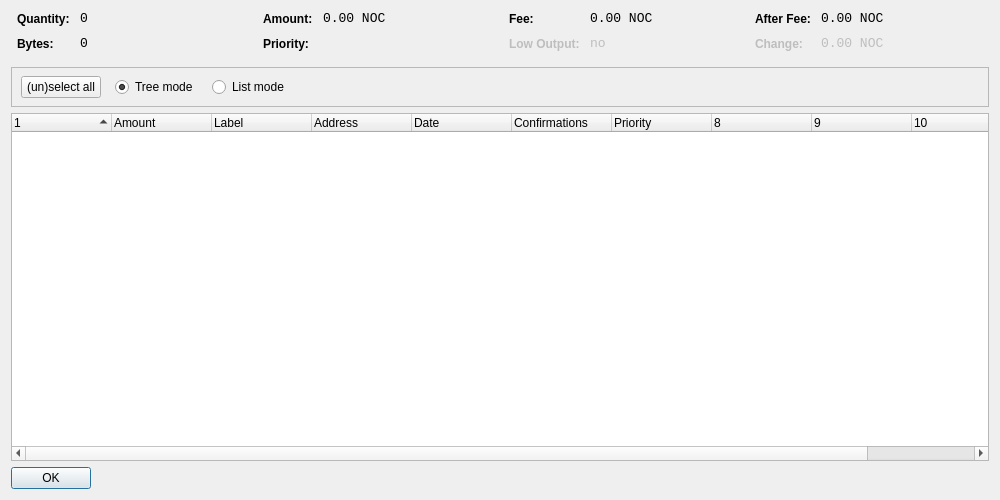
<?xml version="1.0" encoding="UTF-8"?>
<ui version="4.0">
 <class>CoinControlDialog</class>
 <widget class="QDialog" name="CoinControlDialog">
  <property name="geometry">
   <rect>
    <x>0</x>
    <y>0</y>
    <width>1000</width>
    <height>500</height>
   </rect>
  </property>
  <property name="windowTitle">
   <string>Coin Control</string>
  </property>
  <layout class="QVBoxLayout" name="verticalLayout">
   <item>
    <layout class="QHBoxLayout" name="horizontalLayoutTop" stretch="0,0,0,0">
     <property name="topMargin">
      <number>0</number>
     </property>
     <property name="bottomMargin">
      <number>10</number>
     </property>
     <item>
      <layout class="QFormLayout" name="formLayoutCoinControl1">
       <property name="horizontalSpacing">
        <number>10</number>
       </property>
       <property name="verticalSpacing">
        <number>10</number>
       </property>
       <property name="leftMargin">
        <number>6</number>
       </property>
       <property name="rightMargin">
        <number>6</number>
       </property>
       <item row="0" column="0">
        <widget class="QLabel" name="labelCoinControlQuantityText">
         <property name="styleSheet">
          <string notr="true">font-weight:bold;</string>
         </property>
         <property name="text">
          <string>Quantity:</string>
         </property>
        </widget>
       </item>
       <item row="0" column="1">
        <widget class="QLabel" name="labelCoinControlQuantity">
         <property name="font">
          <font>
           <family>Monospace</family>
           <pointsize>10</pointsize>
          </font>
         </property>
         <property name="cursor">
          <cursorShape>IBeamCursor</cursorShape>
         </property>
         <property name="contextMenuPolicy">
          <enum>Qt::ActionsContextMenu</enum>
         </property>
         <property name="text">
          <string notr="true">0</string>
         </property>
         <property name="textInteractionFlags">
          <set>Qt::LinksAccessibleByMouse|Qt::TextSelectableByKeyboard|Qt::TextSelectableByMouse</set>
         </property>
        </widget>
       </item>
       <item row="1" column="0">
        <widget class="QLabel" name="labelCoinControlBytesText">
         <property name="styleSheet">
          <string notr="true">font-weight:bold;</string>
         </property>
         <property name="text">
          <string>Bytes:</string>
         </property>
        </widget>
       </item>
       <item row="1" column="1">
        <widget class="QLabel" name="labelCoinControlBytes">
         <property name="font">
          <font>
           <family>Monospace</family>
           <pointsize>10</pointsize>
          </font>
         </property>
         <property name="cursor">
          <cursorShape>IBeamCursor</cursorShape>
         </property>
         <property name="contextMenuPolicy">
          <enum>Qt::ActionsContextMenu</enum>
         </property>
         <property name="text">
          <string notr="true">0</string>
         </property>
         <property name="textInteractionFlags">
          <set>Qt::LinksAccessibleByMouse|Qt::TextSelectableByKeyboard|Qt::TextSelectableByMouse</set>
         </property>
        </widget>
       </item>
      </layout>
     </item>
     <item>
      <layout class="QFormLayout" name="formLayoutCoinControl2">
       <property name="horizontalSpacing">
        <number>10</number>
       </property>
       <property name="verticalSpacing">
        <number>10</number>
       </property>
       <property name="leftMargin">
        <number>6</number>
       </property>
       <property name="rightMargin">
        <number>6</number>
       </property>
       <item row="0" column="0">
        <widget class="QLabel" name="labelCoinControlAmountText">
         <property name="styleSheet">
          <string notr="true">font-weight:bold;</string>
         </property>
         <property name="text">
          <string>Amount:</string>
         </property>
        </widget>
       </item>
       <item row="0" column="1">
        <widget class="QLabel" name="labelCoinControlAmount">
         <property name="font">
          <font>
           <family>Monospace</family>
           <pointsize>10</pointsize>
          </font>
         </property>
         <property name="cursor">
          <cursorShape>IBeamCursor</cursorShape>
         </property>
         <property name="contextMenuPolicy">
          <enum>Qt::ActionsContextMenu</enum>
         </property>
         <property name="text">
          <string notr="true">0.00 NOC</string>
         </property>
         <property name="textInteractionFlags">
          <set>Qt::LinksAccessibleByMouse|Qt::TextSelectableByKeyboard|Qt::TextSelectableByMouse</set>
         </property>
        </widget>
       </item>
       <item row="1" column="0">
        <widget class="QLabel" name="labelCoinControlPriorityText">
         <property name="styleSheet">
          <string notr="true">font-weight:bold;</string>
         </property>
         <property name="text">
          <string>Priority:</string>
         </property>
        </widget>
       </item>
       <item row="1" column="1">
        <widget class="QLabel" name="labelCoinControlPriority">
         <property name="font">
          <font>
           <family>Monospace</family>
           <pointsize>10</pointsize>
          </font>
         </property>
         <property name="cursor">
          <cursorShape>IBeamCursor</cursorShape>
         </property>
         <property name="contextMenuPolicy">
          <enum>Qt::ActionsContextMenu</enum>
         </property>
         <property name="text">
          <string/>
         </property>
         <property name="textInteractionFlags">
          <set>Qt::LinksAccessibleByMouse|Qt::TextSelectableByKeyboard|Qt::TextSelectableByMouse</set>
         </property>
        </widget>
       </item>
      </layout>
     </item>
     <item>
      <layout class="QFormLayout" name="formLayoutCoinControl3">
       <property name="horizontalSpacing">
        <number>10</number>
       </property>
       <property name="verticalSpacing">
        <number>10</number>
       </property>
       <property name="leftMargin">
        <number>6</number>
       </property>
       <property name="rightMargin">
        <number>6</number>
       </property>
       <item row="0" column="0">
        <widget class="QLabel" name="labelCoinControlFeeText">
         <property name="styleSheet">
          <string notr="true">font-weight:bold;</string>
         </property>
         <property name="text">
          <string>Fee:</string>
         </property>
        </widget>
       </item>
       <item row="0" column="1">
        <widget class="QLabel" name="labelCoinControlFee">
         <property name="font">
          <font>
           <family>Monospace</family>
           <pointsize>10</pointsize>
          </font>
         </property>
         <property name="cursor">
          <cursorShape>IBeamCursor</cursorShape>
         </property>
         <property name="contextMenuPolicy">
          <enum>Qt::ActionsContextMenu</enum>
         </property>
         <property name="text">
          <string notr="true">0.00 NOC</string>
         </property>
         <property name="textInteractionFlags">
          <set>Qt::LinksAccessibleByMouse|Qt::TextSelectableByKeyboard|Qt::TextSelectableByMouse</set>
         </property>
        </widget>
       </item>
       <item row="1" column="0">
        <widget class="QLabel" name="labelCoinControlLowOutputText">
         <property name="enabled">
          <bool>false</bool>
         </property>
         <property name="styleSheet">
          <string notr="true">font-weight:bold;</string>
         </property>
         <property name="text">
          <string>Low Output:</string>
         </property>
        </widget>
       </item>
       <item row="1" column="1">
        <widget class="QLabel" name="labelCoinControlLowOutput">
         <property name="enabled">
          <bool>false</bool>
         </property>
         <property name="font">
          <font>
           <family>Monospace</family>
           <pointsize>10</pointsize>
          </font>
         </property>
         <property name="cursor">
          <cursorShape>IBeamCursor</cursorShape>
         </property>
         <property name="contextMenuPolicy">
          <enum>Qt::ActionsContextMenu</enum>
         </property>
         <property name="text">
          <string notr="true">no</string>
         </property>
         <property name="textInteractionFlags">
          <set>Qt::LinksAccessibleByMouse|Qt::TextSelectableByKeyboard|Qt::TextSelectableByMouse</set>
         </property>
        </widget>
       </item>
      </layout>
     </item>
     <item>
      <layout class="QFormLayout" name="formLayoutCoinControl4">
       <property name="horizontalSpacing">
        <number>10</number>
       </property>
       <property name="verticalSpacing">
        <number>10</number>
       </property>
       <property name="leftMargin">
        <number>6</number>
       </property>
       <property name="rightMargin">
        <number>6</number>
       </property>
       <item row="0" column="0">
        <widget class="QLabel" name="labelCoinControlAfterFeeText">
         <property name="styleSheet">
          <string notr="true">font-weight:bold;</string>
         </property>
         <property name="text">
          <string>After Fee:</string>
         </property>
        </widget>
       </item>
       <item row="0" column="1">
        <widget class="QLabel" name="labelCoinControlAfterFee">
         <property name="font">
          <font>
           <family>Monospace</family>
           <pointsize>10</pointsize>
          </font>
         </property>
         <property name="cursor">
          <cursorShape>IBeamCursor</cursorShape>
         </property>
         <property name="contextMenuPolicy">
          <enum>Qt::ActionsContextMenu</enum>
         </property>
         <property name="text">
          <string notr="true">0.00 NOC</string>
         </property>
         <property name="textInteractionFlags">
          <set>Qt::LinksAccessibleByMouse|Qt::TextSelectableByKeyboard|Qt::TextSelectableByMouse</set>
         </property>
        </widget>
       </item>
       <item row="1" column="0">
        <widget class="QLabel" name="labelCoinControlChangeText">
         <property name="enabled">
          <bool>false</bool>
         </property>
         <property name="styleSheet">
          <string notr="true">font-weight:bold;</string>
         </property>
         <property name="text">
          <string>Change:</string>
         </property>
        </widget>
       </item>
       <item row="1" column="1">
        <widget class="QLabel" name="labelCoinControlChange">
         <property name="enabled">
          <bool>false</bool>
         </property>
         <property name="font">
          <font>
           <family>Monospace</family>
           <pointsize>10</pointsize>
          </font>
         </property>
         <property name="cursor">
          <cursorShape>IBeamCursor</cursorShape>
         </property>
         <property name="contextMenuPolicy">
          <enum>Qt::ActionsContextMenu</enum>
         </property>
         <property name="text">
          <string notr="true">0.00 NOC</string>
         </property>
         <property name="textInteractionFlags">
          <set>Qt::LinksAccessibleByMouse|Qt::TextSelectableByKeyboard|Qt::TextSelectableByMouse</set>
         </property>
        </widget>
       </item>
      </layout>
     </item>
    </layout>
   </item>
   <item>
    <widget class="QFrame" name="frame">
     <property name="minimumSize">
      <size>
       <width>0</width>
       <height>40</height>
      </size>
     </property>
     <property name="frameShape">
      <enum>QFrame::StyledPanel</enum>
     </property>
     <property name="frameShadow">
      <enum>QFrame::Sunken</enum>
     </property>
     <widget class="QWidget" name="horizontalLayoutWidget">
      <property name="geometry">
       <rect>
        <x>10</x>
        <y>0</y>
        <width>781</width>
        <height>41</height>
       </rect>
      </property>
      <layout class="QHBoxLayout" name="horizontalLayoutPanel" stretch="0,0,0,0,0">
       <property name="spacing">
        <number>14</number>
       </property>
       <item>
        <widget class="QPushButton" name="pushButtonSelectAll">
         <property name="sizePolicy">
          <sizepolicy hsizetype="Maximum" vsizetype="Fixed">
           <horstretch>0</horstretch>
           <verstretch>0</verstretch>
          </sizepolicy>
         </property>
         <property name="text">
          <string>(un)select all</string>
         </property>
        </widget>
       </item>
       <item>
        <widget class="QRadioButton" name="radioTreeMode">
         <property name="sizePolicy">
          <sizepolicy hsizetype="Maximum" vsizetype="Fixed">
           <horstretch>0</horstretch>
           <verstretch>0</verstretch>
          </sizepolicy>
         </property>
         <property name="text">
          <string>Tree mode</string>
         </property>
         <property name="checked">
          <bool>true</bool>
         </property>
        </widget>
       </item>
       <item>
        <widget class="QRadioButton" name="radioListMode">
         <property name="sizePolicy">
          <sizepolicy hsizetype="Maximum" vsizetype="Fixed">
           <horstretch>0</horstretch>
           <verstretch>0</verstretch>
          </sizepolicy>
         </property>
         <property name="text">
          <string>List mode</string>
         </property>
        </widget>
       </item>
       <item>
        <spacer name="horizontalSpacer">
         <property name="orientation">
          <enum>Qt::Horizontal</enum>
         </property>
         <property name="sizeHint" stdset="0">
          <size>
           <width>40</width>
           <height>20</height>
          </size>
         </property>
        </spacer>
       </item>
      </layout>
     </widget>
    </widget>
   </item>
   <item>
    <widget class="CoinControlTreeWidget" name="treeWidget">
     <property name="contextMenuPolicy">
      <enum>Qt::CustomContextMenu</enum>
     </property>
     <property name="sortingEnabled">
      <bool>false</bool>
     </property>
     <property name="columnCount">
      <number>11</number>
     </property>
     <attribute name="headerShowSortIndicator" stdset="0">
      <bool>true</bool>
     </attribute>
     <attribute name="headerStretchLastSection">
      <bool>false</bool>
     </attribute>
     <column>
      <property name="text">
       <string/>
      </property>
     </column>
     <column>
      <property name="text">
       <string>Amount</string>
      </property>
     </column>
     <column>
      <property name="text">
       <string>Label</string>
      </property>
     </column>
     <column>
      <property name="text">
       <string>Address</string>
      </property>
     </column>
     <column>
      <property name="text">
       <string>Date</string>
      </property>
     </column>
     <column>
      <property name="text">
       <string>Confirmations</string>
      </property>
      <property name="toolTip">
       <string>Confirmed</string>
      </property>
     </column>
     <column>
      <property name="text">
       <string>Priority</string>
      </property>
     </column>
     <column>
      <property name="text">
       <string/>
      </property>
     </column>
     <column>
      <property name="text">
       <string/>
      </property>
     </column>
     <column>
      <property name="text">
       <string/>
      </property>
     </column>
     <column>
      <property name="text">
       <string/>
      </property>
     </column>
    </widget>
   </item>
   <item>
    <widget class="QDialogButtonBox" name="buttonBox">
     <property name="sizePolicy">
      <sizepolicy hsizetype="Maximum" vsizetype="Fixed">
       <horstretch>0</horstretch>
       <verstretch>0</verstretch>
      </sizepolicy>
     </property>
     <property name="orientation">
      <enum>Qt::Horizontal</enum>
     </property>
     <property name="standardButtons">
      <set>QDialogButtonBox::Ok</set>
     </property>
    </widget>
   </item>
  </layout>
 </widget>
 <customwidgets>
  <customwidget>
   <class>CoinControlTreeWidget</class>
   <extends>QTreeWidget</extends>
   <header>coincontroltreewidget.h</header>
  </customwidget>
 </customwidgets>
 <resources/>
 <connections/>
</ui>
